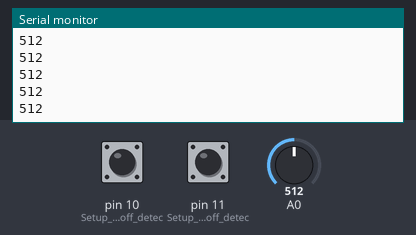
Bench run of a sketch on a simulated Arduino Uno, built with avr-gcc and run on an emulated ATmega328P. Shown: the last lines printed to the serial monitor. The test bench sets the inputs (shaded band); at power-on: pin 10 (Setup_for_leads_off_detec) LOW, A0 = 512, pin 11 (Setup_for_leads_off_detec) LOW.

Above: at 1.2 s.
1.3 s: pin 10 (Setup_for_leads_off_detec) pulled HIGH for 0.15 s
2.9 s: A0 set to 716
At 3.9 s:
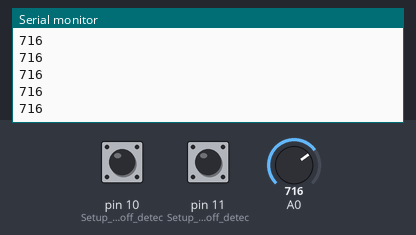
4.4 s: pin 11 (Setup_for_leads_off_detec) pulled HIGH for 3.2 s
At 5.3 s:
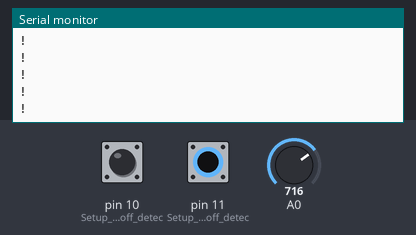

The sketch:

part1Arduino.ino
```cpp
#include <SoftwareSerial.h>
#define RX 3
#define TX 2
void setup() {
  // initialize the serial communication:
  Serial.begin(115200);
  pinMode(10, INPUT); // Setup for leads off detection LO +
  pinMode(11, INPUT); // Setup for leads off detection LO -

}

void loop() {


  if((digitalRead(10) == 1)||(digitalRead(11) == 1)){
    Serial.println('!');
  }
  else{
    // send the value of analog input 0:
      //String thisString = String(analogRead(A0));
      //Serial.write(thisString);
      Serial.println(analogRead(A0));
  }
  //Serial.println();
  //Serial.write("He Au=rduino here");
  //Wait for a bit to keep serial data from saturating
  delay(2);
}
```

Measured:
- after the input at 2.9 s, the serial monitor: prints a new line at once (image 1)
